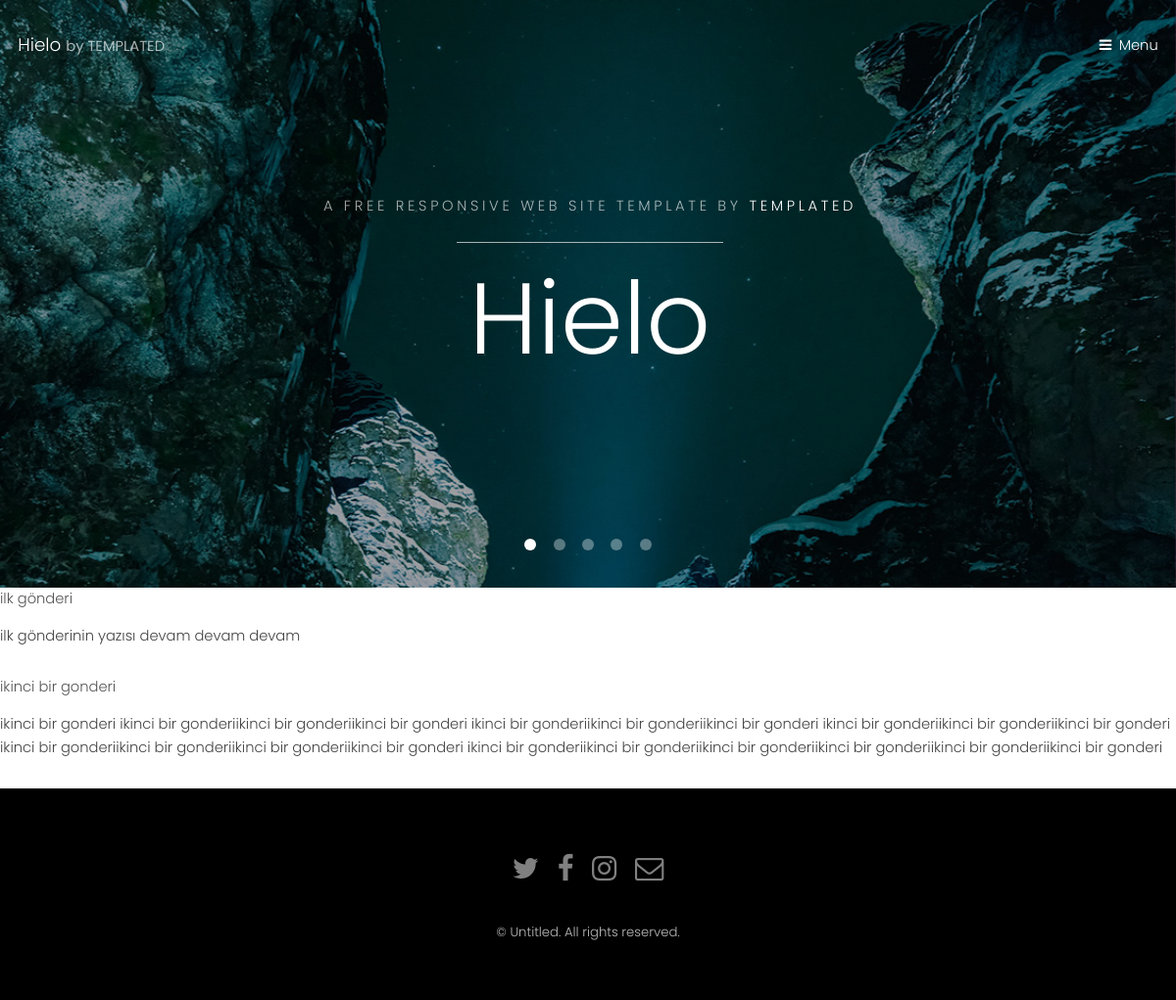
Screenshot of /blog/ with the database file from the repository.
### blog/models.py (models this page shows, shortened)
class GonderiModel(models.Model):
    yazar=models.ForeignKey("auth.User",on_delete=models.CASCADE)
    baslik = models.CharField(max_length=200)
    yazi = models.TextField()
    email = models.EmailField(verbose_name="E Posta")
    olus_zaman = models.DateTimeField(default=timezone.now)
    yayim_zaman = models.DateTimeField(blank=True,null=True)

### blog/views.py (the view)
# urls.py: path('',views.listele,name="bloglistele"),
def listele(request):
    gonderiler =  GonderiModel.objects.all()
    return render(request,"blog/liste.html",{"gonderis":gonderiler})

### templates/blog/liste.html
{% extends "../cerceve.html" %}
{%block content %}
{% for gonderi in gonderis %}
<h1>{{gonderi.baslik}}</h1>
<p>{{gonderi.yazi}}</p>
{% endfor %}
{%endblock%}

### templates/cerceve.html (shortened to what this page needs)
{% load static %}
<!DOCTYPE HTML>
<html>
	<head>
		<link rel="stylesheet" href="{% static   'assets/css/main.css' %}" />
	</head>
	<body>
			<header id="header" class="alt">
				<div class="logo"><a href="index.html">Hielo <span>by TEMPLATED</span></a></div>
				<a href="#menu">Menu</a>
			</header>
			<section class="banner full">
				<article>
					<div class="inner">
						<header>
							<p>A free responsive web site template by <a href="https://templated.co">TEMPLATED</a></p>
							<h2>Hielo</h2>
						</header>
					</div>
				</article>
			</section>
		{% block content %}
		{% endblock %}
			<footer id="footer">
				<div class="container">
					<ul class="icons">
						<li><a href="#" class="icon fa-twitter"><span class="label">Twitter</span></a></li>
						<li><a href="#" class="icon fa-facebook"><span class="label">Facebook</span></a></li>
						<li><a href="#" class="icon fa-instagram"><span class="label">Instagram</span></a></li>
						<li><a href="#" class="icon fa-envelope-o"><span class="label">Email</span></a></li>
					</ul>
				</div>
				<div class="copyright">
					&copy; Untitled. All rights reserved.
				</div>
			</footer>
	</body>
</html>

### rows the page displays
GonderiModel: baslik "ilk gönderi", yazi "ilk gönderinin yazısı devam devam devam"
GonderiModel: baslik "ikinci bir gonderi", yazi "ikinci bir gonderi ikinci bir gonderiikinci bir gonderiikinci bir gonderi ikinci bir gonderiikinci bir gonderiikinci bir gonderi ikinci bir gonderiikinci bir gonderiikinci bir gonderi ikinci bir gonderiikinci bir gonderiikinci bir gonderiikinci bir gonderi ikinci bir gonderiikinci bir gonderiikinci bir gonderiikinci bir gonderiikinci bir gonderiikinci bir gonderi"
